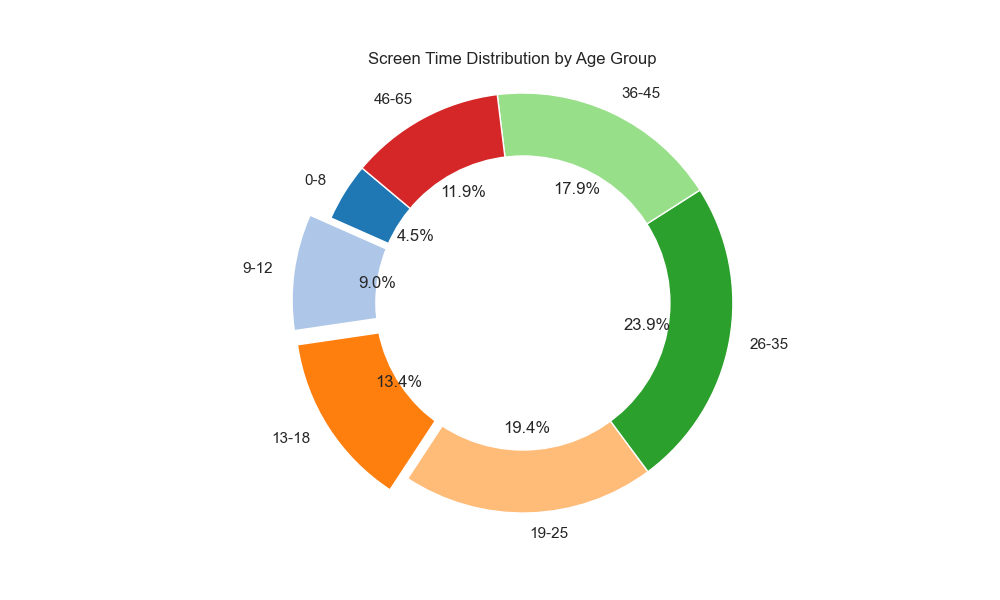

Recreate this plot in Python.

import matplotlib.pyplot as plt

# Data from the table
data = [
    {'Age Group': '0-8', 'Screen Time (hours)': 1.5},
    {'Age Group': '9-12', 'Screen Time (hours)': 3.0},
    {'Age Group': '13-18', 'Screen Time (hours)': 4.5},
    {'Age Group': '19-25', 'Screen Time (hours)': 6.5},
    {'Age Group': '26-35', 'Screen Time (hours)': 8.0},
    {'Age Group': '36-45', 'Screen Time (hours)': 6.0},
    {'Age Group': '46-65', 'Screen Time (hours)': 4.0}
]

# Extracting Age Groups and Screen Times
age_groups = [entry['Age Group'] for entry in data]
screen_times = [entry['Screen Time (hours)'] for entry in data]

# Colors for the pie chart sectors
colors = plt.get_cmap('tab20').colors

# Explode the 2nd and 3rd slice (9-12 & 13-18 age groups)
explode = (0, 0.1, 0.1, 0, 0, 0, 0)

# Creating the pie chart
plt.figure(figsize=(10, 6))
plt.pie(screen_times, labels=age_groups, autopct='%1.1f%%', startangle=140, colors=colors, explode=explode)

# Draw a circle at the center of pie to make it look like a donut
centre_circle = plt.Circle((0,0),0.70,fc='white')
fig = plt.gcf()
fig.gca().add_artist(centre_circle)

# Equal aspect ratio ensures that pie is drawn as a circle.
plt.axis('equal')  

# Title for the pie chart
plt.title('Screen Time Distribution by Age Group')

# Display the pie chart
plt.show()
